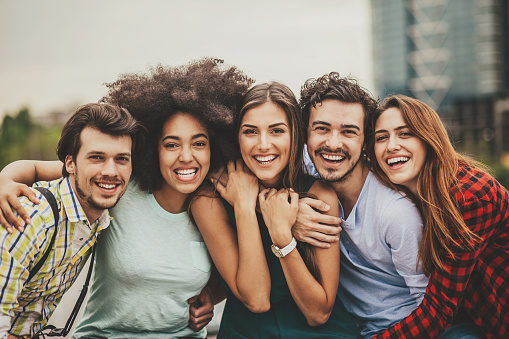
#> input picture test_imgs/initial/group0.jpg, 509 x 339 px
$ jupyter execute --allow-errors FindMe-Dev.ipynb   (shell and % lines are left out)
#> lines starting #> are read from the running program, lines starting #| are printed output that depends on the picture
### findme/imageutil.py
"""
Michael duPont - michael@mdupont.com
Image Utils - Functions for manipulating image arrays
"""

import cv2

def crop(img: 'np.ndarray', x: int, y: int, width: int, height: int) -> 'np.ndarray':
    """Returns an image cropped to a given bounding box of top-left coords, width, and height"""
    return img[y:y+height, x:x+width]

def preprocess(img: 'np.ndarray') -> 'np.ndarray':
    """Resizes a given image and remove alpha channel"""
    return cv2.resize(img, (45, 45), interpolation=cv2.INTER_AREA)[:,:,:3]

# [5 lines left out: function draw_boxes, not called in this run]

### findme/models.py
"""
Michael duPont - michael@mdupont.com
Models - Contains the ML models used for facial recognition
"""

#stdlib
# from pickle import load
# from os import path
#library
import cv2
import numpy as np
# [4 lines of commented-out code are left out]

LOC = __file__.replace('models.py', '')

CASCADE = cv2.CascadeClassifier(LOC+'haar_cc_front_face.xml')

def find_faces(img: np.ndarray, sf=1.16, mn=5) -> np.array([[int]]):
    """Returns a list of bounding boxes for every face found in an image"""
    return CASCADE.detectMultiScale(
        cv2.cvtColor(img, cv2.COLOR_RGB2GRAY),
        scaleFactor=sf,
        minNeighbors=mn,
        minSize=(45, 45),
        flags=cv2.CASCADE_SCALE_IMAGE
    )

# [53 lines of commented-out code are left out]

### FindMe-Dev.ipynb
# Find Me
**Michael duPont - CodeCamp 2017**

---

## Find Faces

The first thing we need to do is pick out faces from a larger image. Because the model for this is not user or case specific, we can use an existing model, load it with OpenCV, and tune the hyperparameters instead of building one from scratch, which we will have to do later.

[cell 1]
import cv2
import numpy as np

CASCADE = cv2.CascadeClassifier('findme/haar_cc_front_face.xml')

def find_faces(img: np.ndarray, sf=1.16, mn=5) -> np.array([[int]]):
    """Returns a list of bounding boxes for every face found in an image"""
    return CASCADE.detectMultiScale(
        cv2.cvtColor(img, cv2.COLOR_RGB2GRAY),
        scaleFactor=sf,
        minNeighbors=mn,
        minSize=(45, 45),
        flags=cv2.CASCADE_SCALE_IMAGE
    )

That's really all we need. Now let's test it by drawing rectangles around a few images of groups. Here's one example:

[cell 2]
import matplotlib.pyplot as plt
from matplotlib.image import imread, imsave

plt.imshow(imread('test_imgs/initial/group0.jpg'))

[cell 3]
from glob import glob

def draw_boxes(bboxes: [[int]], img: 'np.array', line_width: int=2) -> 'np.array':
    """Returns an image array with the bounding boxes drawn around potential faces"""
    for x, y, w, h in bboxes:
        cv2.rectangle(img, (x, y), (x+w, y+h), (0, 255, 0), line_width)
    return img

#Find faces for each test image
for fname in glob('test_imgs/initial/group*.jpg'):
    img = imread(fname)
#> img is the input picture: shape (339, 509, 3); mean R, G, B 144.4, 130.3, 117.9
    bboxes = find_faces(img)
#> bboxes = [[231, 105, 67, 67], [362, 112, 61, 61], [152, 118, 67, 67], [299, 102, 73, 73], [73, 132, 70, 70]]
    print(bboxes)
#| [[231 105  67  67]
#|  [362 112  61  61]
#|  [152 118  67  67]
#|  [299 102  73  73]
#|  [ 73 132  70  70]]
    imsave(fname.replace('initial', 'find_faces'), draw_boxes(bboxes, img))
#> the loop in draw_boxes, `for x, y, w, h in bboxes:` made 5 passes
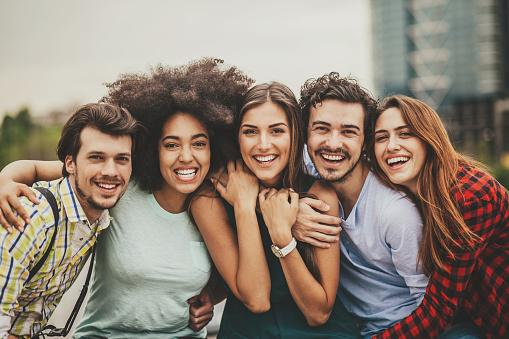
#> saved as group0.jpg: shape (339, 509, 3); mean R, G, B 144.3, 130.3, 118
#> pass 2 of the loop `for fname in glob('test_imgs/initial/group*.jpg'):`:
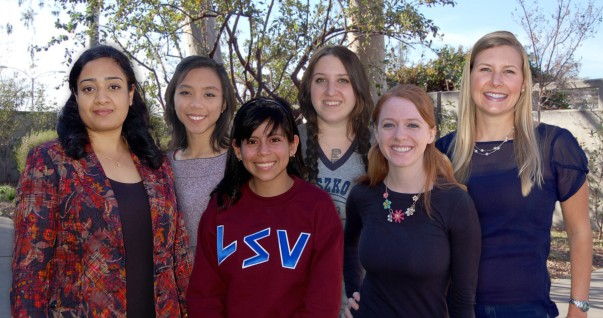
#> input picture test_imgs/initial/group1.jpg, 603 x 318 px
#> img is the input picture: shape (318, 603, 3); mean R, G, B 107.8, 90, 96.7
#> `bboxes = find_faces(img)`: bboxes = [[466, 48, 60, 60], [304, 60, 57, 57], [68, 62, 69, 69], [168, 71, 59, 59], [369, 100, 65, 65], [234, 119, 58, 58]]
#| [[466  48  60  60]
#|  [304  60  57  57]
#|  [ 68  62  69  69]
#|  [168  71  59  59]
#|  [369 100  65  65]
#|  [234 119  58  58]]
#> the loop in draw_boxes (call 2), `for x, y, w, h in bboxes:` made 6 passes
#> pass 3 of the loop `for fname in glob('test_imgs/initial/group*.jpg'):`:
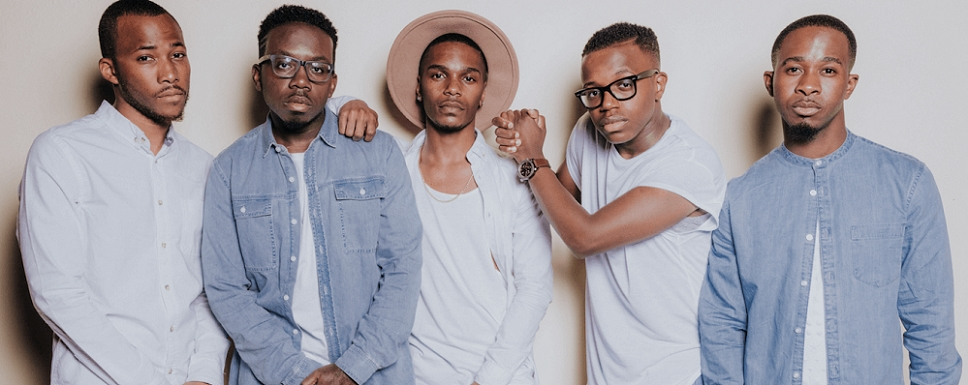
#> input picture test_imgs/initial/group2.jpg, 968 x 385 px
#> img is the input picture: shape (385, 968, 3); mean R, G, B 163.8, 160.2, 167.8
#> `bboxes = find_faces(img)`: bboxes = [[418, 49, 73, 73], [767, 34, 87, 87]]
#| [[418  49  73  73]
#|  [767  34  87  87]]

plt.imshow(imread('test_imgs/find_faces/group0.jpg'))

After tuning the hyperparameters, we're getting good face identification over our test images.

## Build Dataset

### Base Corpus

Now let's use this to build a base corpus of "these faces are not mine" so we can augment it later with the face we want to target.

[cell 4]
#Creates cropped faces for imgs matching 'test_imgs/group*.jpg'

def crop(img: np.ndarray, x: int, y: int, width: int, height: int) -> np.ndarray:
    """Returns an image cropped to a given bounding box of top-left coords, width, and height"""
    return img[y:y+height, x:x+width]

def pull_faces(glob_in: str, path_out: str) -> int:
    """Pulls faces out of images found in glob_in and saves them as path_out
    Returns the total number of faces found
    """
#> called with glob_in = 'test_imgs/initial/group*.jpg', path_out = 'test_imgs/corpus/face{}.jpg'
    i = 0
    for fname in glob(glob_in):
        print(fname)
        img = imread(fname)
        bboxes = find_faces(img)
#> bboxes = [[231, 105, 67, 67], [362, 112, 61, 61], [152, 118, 67, 67], [299, 102, 73, 73], [73, 132, 70, 70]]
        for bbox in bboxes:
            cropped = crop(img, *bbox)
            imsave(path_out.format(i), cropped)
            i += 1
#> this loop made 5 passes
#> pass 1, in pull_faces, `cropped = crop(img, *bbox)`:
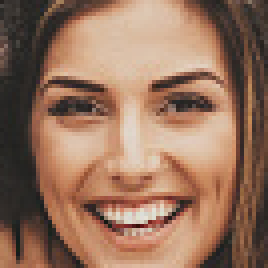
#> cropped: shape (67, 67, 3) (shown 4 times larger); mean R, G, B 149.7, 114, 92.9
#> pass 1, in pull_faces, `imsave(path_out.format(i), cropped)`:
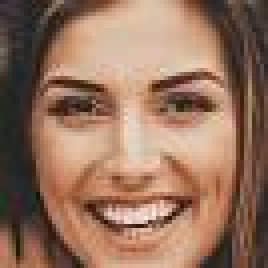
#> saved as face0.jpg: shape (67, 67, 3) (shown 4 times larger); mean R, G, B 149.4, 114.1, 93.3
#> pass 2, in pull_faces, `cropped = crop(img, *bbox)`:
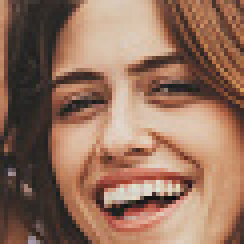
#> cropped: shape (61, 61, 3) (shown 4 times larger); mean R, G, B 147.5, 111.8, 92.5
#> pass 2, in pull_faces, `imsave(path_out.format(i), cropped)`:
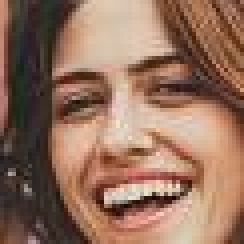
#> saved as face1.jpg: shape (61, 61, 3) (shown 4 times larger); mean R, G, B 147.6, 111.8, 92.7
#> after the loop, i = 5
#> pass 2 of the loop in pull_faces, `for fname in glob(glob_in):`:
#> in pull_faces, `bboxes = find_faces(img)`: bboxes = [[466, 48, 60, 60], [304, 60, 57, 57], [68, 62, 69, 69], [168, 71, 59, 59], [369, 100, 65, 65], [234, 119, 58, 58]]
#> the loop in pull_faces, `for bbox in bboxes:` made 6 passes
#> pass 1, in pull_faces, `cropped = crop(img, *bbox)`:
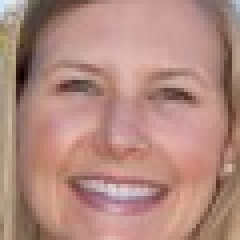
#> cropped: shape (60, 60, 3) (shown 4 times larger); mean R, G, B 178.1, 137.6, 127.1
#> pass 2, in pull_faces, `cropped = crop(img, *bbox)`:
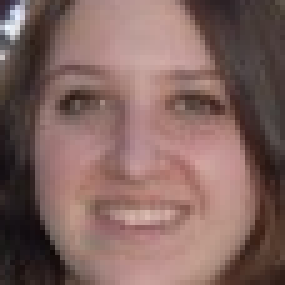
#> cropped: shape (57, 57, 3) (shown 5 times larger); mean R, G, B 129.7, 100.6, 95.9
#> after the loop in pull_faces, `for bbox in bboxes:`: i = 11
#> pass 3 of the loop in pull_faces, `for fname in glob(glob_in):`:
#> in pull_faces, `bboxes = find_faces(img)`: bboxes = [[418, 49, 73, 73], [767, 34, 87, 87]]
#> the loop in pull_faces, `for bbox in bboxes:` made 2 passes
#> (bbox, i) on passes 1 to 2: ([418, 49, 73, 73], 12), ([767, 34, 87, 87], 13)
#> pass 2, in pull_faces, `cropped = crop(img, *bbox)`:
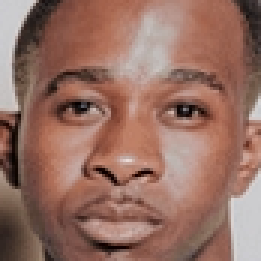
#> cropped: shape (87, 87, 3) (shown 3 times larger); mean R, G, B 149.9, 110.7, 98.4
#> after the loop in pull_faces, `for bbox in bboxes:`: i = 13
    return i

found = pull_faces('test_imgs/initial/group*.jpg', 'test_imgs/corpus/face{}.jpg')
#> found = 13

print('Total number of base corpus faces found:', found)
#| Total number of base corpus faces found: 13
plt.imshow(imread('test_imgs/corpus/face0.jpg'))

Now that we have some faces to work with, let's save them to a pickle file for use later on.

[cell 5]
from pickle import dump

#Creates base_corpus.pkl from face imgs in test_imgs/corpus
imgs = [imread(fname) for fname in glob('test_imgs/corpus/face*.jpg')]
#> imgs = 1 item
dump(imgs, open('findme/base_corpus.pkl', 'wb'))

### Target Corpus

Now we need to add our target data. Since this is going to power a personal project, I'm going to train it to recognize my face. Other than adding some new images, we can reuse the code from before but just supplying a different glob string.

[cell 6]
found = pull_faces('test_imgs/initial/me*.jpg', 'test_imgs/corpus/me{}.jpg')

print('Total number of target faces found:', found)
plt.imshow(imread('test_imgs/corpus/me0.jpg'))
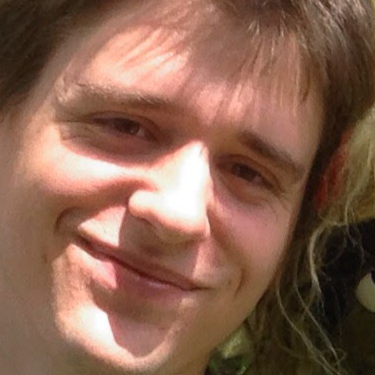
#> input picture test_imgs/corpus/me0.jpg, 375 x 375 px

That was easy enough. In order to have a large enough corpus of target faces, I included pictures of myself with other people and deleted their faces after the code block ran. It ended up having eleven target faces.

### Model Training Data

Now that we have our faces, we need to create the features and labels that will be used to train our facial recognition model. We've already classified our data based on the face's filename; all we need to do is assign a 1 or 0 to each group for our labels. We'll also need to scale each image to a standard size. Thankfully the output for each bounding box is a square, so we don't have to worry about introducing distortions.

[cell 7]
#Load the two sets of images
from pickle import load

notme = load(open('findme/base_corpus.pkl', 'rb'))
me = [imread(fname) for fname in glob('test_imgs/corpus/me*.jpg')]
#> me = 1 item

#Create features and labels
features = notme + me
#> features = 2 items
labels = [0] * len(notme) + [1] * len(me)
#> labels = [0, 1]

#Preprocess images for the model
def preprocess(img: np.ndarray) -> np.ndarray:
    """Resizes a given image and remove alpha channel"""
    img = cv2.resize(img, (45, 45), interpolation=cv2.INTER_AREA)[:,:,:3]
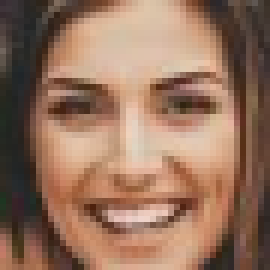
#> img: shape (45, 45, 3) (shown 6 times larger); mean of channels 0, 1, 2 149.4, 114.1, 93.3; drawn as R, G, B
    return img

features = [preprocess(face) for face in features]
#> in preprocess (call 2), `img = cv2.resize(img, (45, 45), interpolation=cv2.INTER_AREA)[:,:,:3]`:
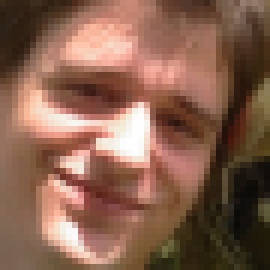
#> img: shape (45, 45, 3) float32 (shown 6 times larger); mean of channels 0, 1, 2 0.533, 0.385, 0.312; drawn as R, G, B

Simple enough. Let's do a quick check before shuffling. The first image should be part of the base corpus:

[cell 8]
print('Is the target:', labels[0] == 1)
#| Is the target: False
plt.imshow(features[0], cmap='gray')

And the last image should be of the target:

[cell 9]
print('Is the target:', labels[-1] == 1)
#| Is the target: True
plt.imshow(features[-1], cmap='gray')

Looks good. Let's create a quick data and file checkpoint. This means we'll be able to load the file in from this point on without having to run most of the above code.

[cell 10]
#Convert into numpy arrays
features = np.array(features)
labels = np.array(labels)

dump(features, open('test_imgs/features.pkl', 'wb'))
dump(labels, open('test_imgs/labels.pkl', 'wb'))

#### DATA/FILE CHECKPOINT

The notebook can be run from scratch from this point onward.

[cell 11]
# DATA/FILE CHECKPOINT
from pickle import load
import numpy as np
import matplotlib.pyplot as plt
from matplotlib.image import imread, imsave
from findme.imageutil import crop, draw_boxes, preprocess
from findme.models import find_faces

features = load(open('test_imgs/features.pkl', 'rb'))
labels = load(open('test_imgs/labels.pkl', 'rb'))

That's it for our data. We'll split our data in the next section.

# Am I in This?

We've already Now for the model we're going to train. First we need to define our model architecture one layer at a time. We'll create two convolutional layers, two fully-connected layers, and the output layer.

[cell 12]
from keras.layers import Activation, Convolution2D, Dense, Dropout, Flatten, MaxPooling2D
from keras.metrics import binary_accuracy
from keras.models import Sequential

SHAPE = features[0].shape

def make_model() -> Sequential:
    """Create a Sequential Keras model to boolean classify faces"""
    model = Sequential()
    # First Convolution
    model.add(Convolution2D(32, (5, 5), input_shape=SHAPE))
    model.add(Activation('relu'))
    model.add(Dropout(.2))
    model.add(MaxPooling2D(pool_size=(2, 2), strides=(2, 2)))
    # Second Convolution
    model.add(Convolution2D(64, (5, 5)))
    model.add(Activation('relu'))
    model.add(Dropout(.2))
    model.add(MaxPooling2D(pool_size=(2, 2), strides=(2, 2)))
    # Flatten for Fully Connected
    model.add(Flatten())
    # First Fully Connected
    model.add(Dense(512))
    model.add(Activation('relu'))
    model.add(Dropout(0.2))
    # Second Fully Connected
    model.add(Dense(256))
    model.add(Activation('relu'))
    model.add(Dropout(0.2))
    # Output
    model.add(Dense(2)) # The output nodes represent True / False
    model.add(Activation('softmax'))
    model.compile(loss='binary_crossentropy', optimizer='rmsprop', metrics=[binary_accuracy])
    #print(model.summary())
    return model

We'll convert our labels to one-hot encoding before feeding into the model.

[cell 13]
from sklearn.preprocessing import OneHotEncoder

enc = OneHotEncoder()
labels = enc.fit_transform(labels.reshape(-1, 1)).toarray()
print(labels)

Now we need to train the model.

[cell 14]
from keras.wrappers.scikit_learn import KerasClassifier
from sklearn.utils import shuffle

#> (the rest of this cell did not finish here and is left out)

#> (a cell that did not finish here is left out)

That's it. While Keras has its own mechanisms for training and validating models, we're using a wrapper around our Keras model so it conforms to the Scikit-Learn model API. We can use `fit` and `predict` when working with the model in our code, and it let's us train and use our model with the other helper modules sk-learn provides. For example, we could have evaluated the model using StratifiedKFold and cross_val_score which would look like this:

```python
from keras.wrappers.scikit_learn import KerasClassifier
from sklearn.model_selection import StratifiedKFold, cross_val_score

model = KerasClassifier(build_fn=make_model, epochs=5, batch_size=len(labels), verbose=0)

# evaluate using 10-fold cross validation
kfold = StratifiedKFold(n_splits=3, shuffle=True, random_state=42)
result = cross_val_score(model, features, labels, cv=kfold)
print(result.mean())
```

This method allows us to determine how effective our model is but does not return a trained model for us to use.

#> (a cell that did not finish here is left out)

## Putting It Together

Lastly, let's create a single function that takes in an image and returns if the target was found and where.

First we'll load in our test image.

[cell 17]
test_img = imread('test_imgs/evaluate/me1.jpg')
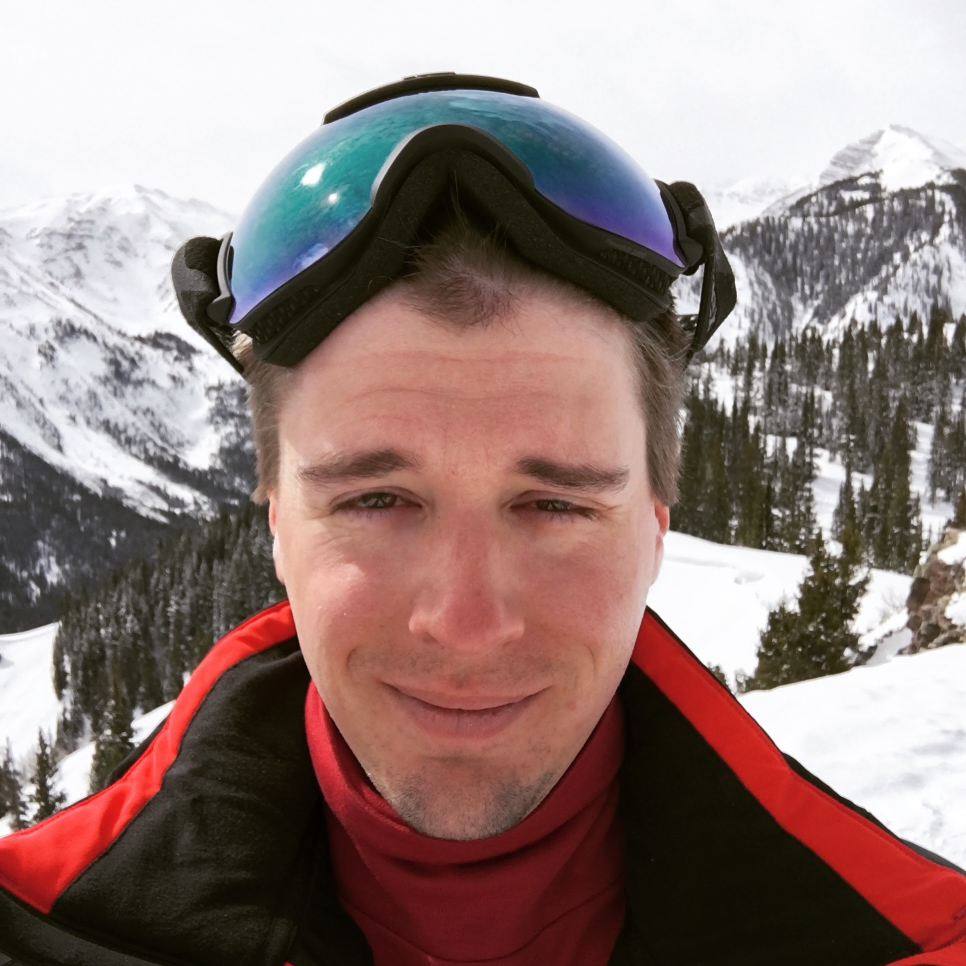
#> input picture test_imgs/evaluate/me1.jpg, 1932 x 1932 px (shown at 1/2 size)
#> test_img is the input picture: shape (1932, 1932, 3); mean R, G, B 145.8, 124.6, 120.8
plt.imshow(test_img)

Now for the function itself. Because we've already made function around the core parts of our data pipeline, this function is going to be incredibly short yet powerful.

[cell 18]
def target_in_img(img: np.ndarray) -> (bool, np.array([int])):
    """Returns whether the target is in a given image and where"""
    for bbox in find_faces(img):
        face = preprocess(crop(img, *bbox))
        if model.predict(np.array([face])) == 1:
            return True, bbox
#> this loop made 1 pass
#> bbox on pass 1: [453, 653, 930, 930]
#> pass 1, in target_in_img, `face = preprocess(crop(img, *bbox))`:
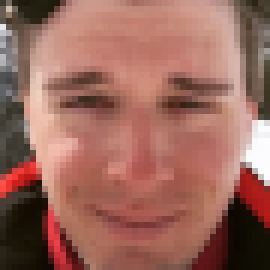
#> face: shape (45, 45, 3) (shown 6 times larger); mean R, G, B 155, 104, 92.5
    return False, None
